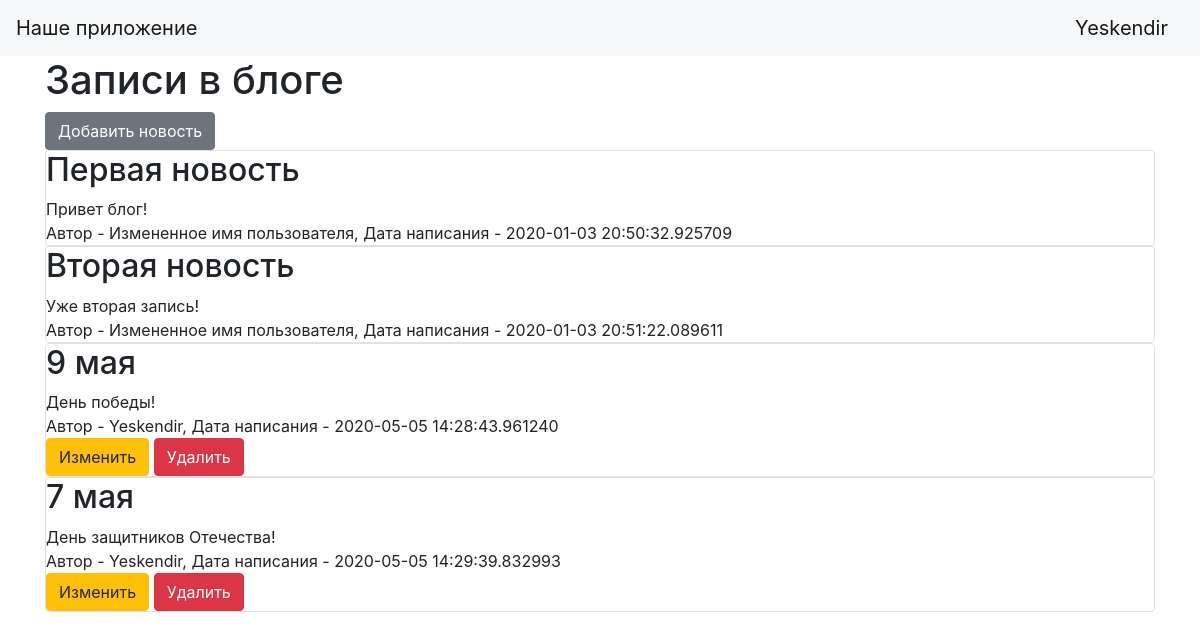
The app's page / (signed in) with its own data.
### data/users.py (models this page shows, shortened)
class User(SqlAlchemyBase, UserMixin):
    __tablename__ = 'users'
    id = sqlalchemy.Column(sqlalchemy.Integer, primary_key=True, autoincrement=True)
    name = sqlalchemy.Column(sqlalchemy.String, nullable=True)
    about = sqlalchemy.Column(sqlalchemy.String, nullable=True)
    email = sqlalchemy.Column(sqlalchemy.String, index=True, unique=True, nullable=True)
    hashed_password = sqlalchemy.Column(sqlalchemy.String, nullable=True)
    created_date = sqlalchemy.Column(sqlalchemy.DateTime, default=datetime.datetime.now)
    news = orm.relation("News", back_populates='user')

### data/news.py (models this page shows)
class News(SqlAlchemyBase):
    __tablename__ = 'news'
    id = sqlalchemy.Column(sqlalchemy.Integer, primary_key=True, autoincrement=True)
    title = sqlalchemy.Column(sqlalchemy.String, nullable=True)
    content = sqlalchemy.Column(sqlalchemy.String, nullable=True)
    created_date = sqlalchemy.Column(sqlalchemy.DateTime, default=datetime.datetime.now)
    is_private = sqlalchemy.Column(sqlalchemy.Boolean, default=True)
    user_id = sqlalchemy.Column(sqlalchemy.Integer, sqlalchemy.ForeignKey("users.id"))
    user = orm.relation('User')

### main.py (the view)
    @app.route("/")
    def index():
        session = db_session.create_session()
        if current_user.is_authenticated:
            news = session.query(News).filter((News.user == current_user) | (News.is_private != True))
        else:
            news = session.query(News).filter(News.is_private != True)
        return render_template("index.html", news=news)

### data/db_session.py (called while the page is built)
def create_session() -> Session:
    global __factory
    return __factory()

### templates/index.html
{% extends "base.html" %}
{% block content %}
<h1>Записи в блоге</h1>
{% if current_user.is_authenticated %}
        <a href="news" class="btn btn-secondary">Добавить новость</a>
{% endif %}
{% for item in news%}
<div class="col-md6 border rounded">
    <h2>{{item.title}}</h2>
    <div>
        {{item.content}}
    </div>
    <div>
        Автор - {{item.user.name}}, Дата написания - {{item.created_date}}
    {% if current_user.is_authenticated and current_user == item.user %}
    <div>
        <a href="/news/{{ item.id }}" class="btn btn-warning">Изменить</a>
        <a href="/news_delete/{{ item.id }}" class="btn btn-danger">Удалить</a>
    </div>
{% endif %}
    </div>
</div>
{% endfor %}
{% endblock %}

### templates/base.html (shortened to what this page needs)
<!DOCTYPE html>
<html lang="en">
<head>
    <link rel="stylesheet" href="https://stackpath.bootstrapcdn.com/bootstrap/4.4.1/css/bootstrap.min.css">
</head>
  <body>
    <header>
      <nav class="navbar navbar-light bg-light">
        <a class="navbar-brand" href="#">Наше приложение</a>
          {% if current_user.is_authenticated %}
            <a class="navbar-brand" href="/logout">{{ current_user.name }}</a>
        {% else %}
            <p>
                <a class="btn btn-primary " href="/register">Зарегистрироваться</a>
                <a class="btn btn-success" href="/login">Войти</a>
            </p>
        {% endif %}
      </nav>
    </header>
    <main role="main" class="container">
        {% block content %}{% endblock %}
    </main>
  </body>
</html>

### records on screen
User: name "Yeskendir"
News: title "Первая новость", content "Привет блог!", user.name "Измененное имя пользователя", created_date "2020-01-03 20:50:32.925709"
News: title "Вторая новость", content "Уже вторая запись!", user.name "Измененное имя пользователя", created_date "2020-01-03 20:51:22.089611"
News: title "9 мая", content "День победы!", user.name "Yeskendir", created_date "2020-05-05 14:28:43.961240"
News: title "7 мая", content "День защитников Отечества!", user.name "Yeskendir", created_date "2020-05-05 14:29:39.832993"
